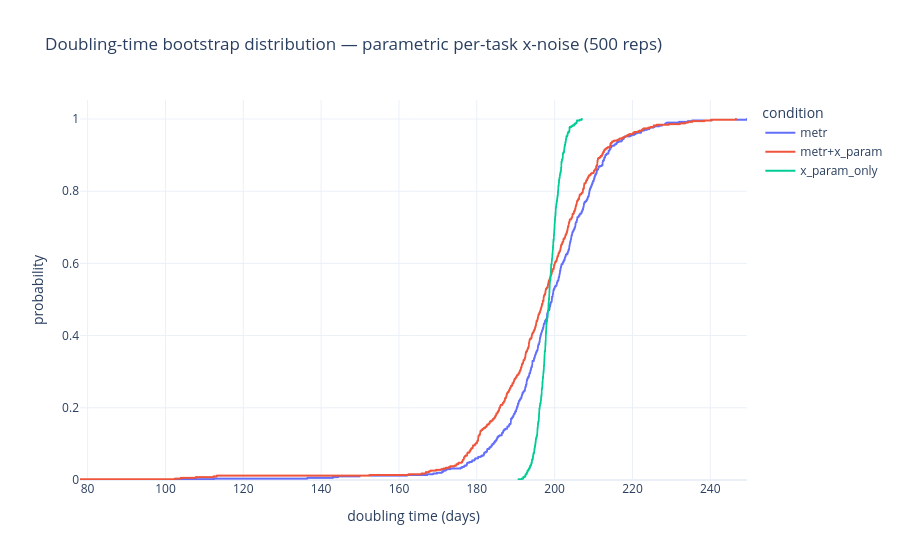

Notebook code cell kept with this figure:
### Markdown cell above
## Effect on the doubling time

### Code cell
def fit_doubling_days_from_row(horizon_row: pd.Series, quantile_label: str) -> float:
    horizon_by_agent = {
        agent: horizon_row.get(f"{agent}@{quantile_label}", np.nan)
        for agent in years_since_release_by_agent
    }
    return metr.fit_doubling_days(horizon_by_agent, years_since_release_by_agent)

doubling_days_per_condition_by_replicate = pd.DataFrame({
    condition: horizons_by_replicate.apply(
        fit_doubling_days_from_row, axis=1, quantile_label="p50")
    for condition, horizons_by_replicate in horizons_by_replicate_by_condition.items()
})
doubling_days_summary_by_condition = (
    doubling_days_per_condition_by_replicate
    .describe(percentiles=[0.025, 0.5, 0.975]).T[["2.5%", "50%", "97.5%"]]
)
doubling_days_summary_by_condition["ci_width_days"] = (
    doubling_days_summary_by_condition["97.5%"] - doubling_days_summary_by_condition["2.5%"]
)
print(doubling_days_summary_by_condition.round(1).to_string())
doubling_days_per_condition_by_replicate.to_csv(
    DATA_OUT / f"a_doubling_times{SUFFIX}.csv", index=False, float_format=metr.CSV_FLOAT_FORMAT)

fig = px.ecdf(
    doubling_days_per_condition_by_replicate.melt(
        var_name="condition", value_name="doubling_days"),
    x="doubling_days", color="condition",
    title=f"Doubling-time bootstrap distribution — parametric per-task x-noise "
          f"({N_BOOT} reps)",
    labels={"doubling_days": "doubling time (days)"},
)
fig.write_image(FIGURES / f"a_doubling_time{SUFFIX}.png", width=800, height=450, scale=2)
show(fig)

### Figure 1 — Plotly figure (JSON) as saved in the notebook; plotly's stock layout.template omitted (floating-point values rounded to 4 significant figures; data arrays with more than 128 entries replaced by an {"elided": "..."} marker saying what was removed)
{"data": [{"hovertemplate": "condition=metr<br>doubling time (days)=%{x}<br>probability=%{y}<extra></extra>", "legendgroup": "metr", "line": {"dash": "solid", "shape": "hv"}, "marker": {"color": "#636efa", "symbol": "circle"}, "mode": "lines", "name": "metr", "showlegend": true, "type": "scattergl", "x": {"elided": "500 float values"}, "xaxis": "x", "y": {"elided": "500 float values"}, "yaxis": "y"}, {"hovertemplate": "condition=metr+x_param<br>doubling time (days)=%{x}<br>probability=%{y}<extra></extra>", "legendgroup": "metr+x_param", "line": {"dash": "solid", "shape": "hv"}, "marker": {"color": "#EF553B", "symbol": "circle"}, "mode": "lines", "name": "metr+x_param", "showlegend": true, "type": "scattergl", "x": {"elided": "500 float values"}, "xaxis": "x", "y": {"elided": "500 float values"}, "yaxis": "y"}, {"hovertemplate": "condition=x_param_only<br>doubling time (days)=%{x}<br>probability=%{y}<extra></extra>", "legendgroup": "x_param_only", "line": {"dash": "solid", "shape": "hv"}, "marker": {"color": "#00cc96", "symbol": "circle"}, "mode": "lines", "name": "x_param_only", "showlegend": true, "type": "scattergl", "x": {"elided": "500 float values"}, "xaxis": "x", "y": {"elided": "500 float values"}, "yaxis": "y"}], "layout": {"legend": {"title": {"text": "condition"}, "tracegroupgap": 0}, "title": {"text": "Doubling-time bootstrap distribution — parametric per-task x-noise (500 reps)"}, "xaxis": {"anchor": "y", "domain": [0.0, 1.0], "title": {"text": "doubling time (days)"}}, "yaxis": {"anchor": "x", "domain": [0.0, 1.0], "rangemode": "tozero", "title": {"text": "probability"}}}}
